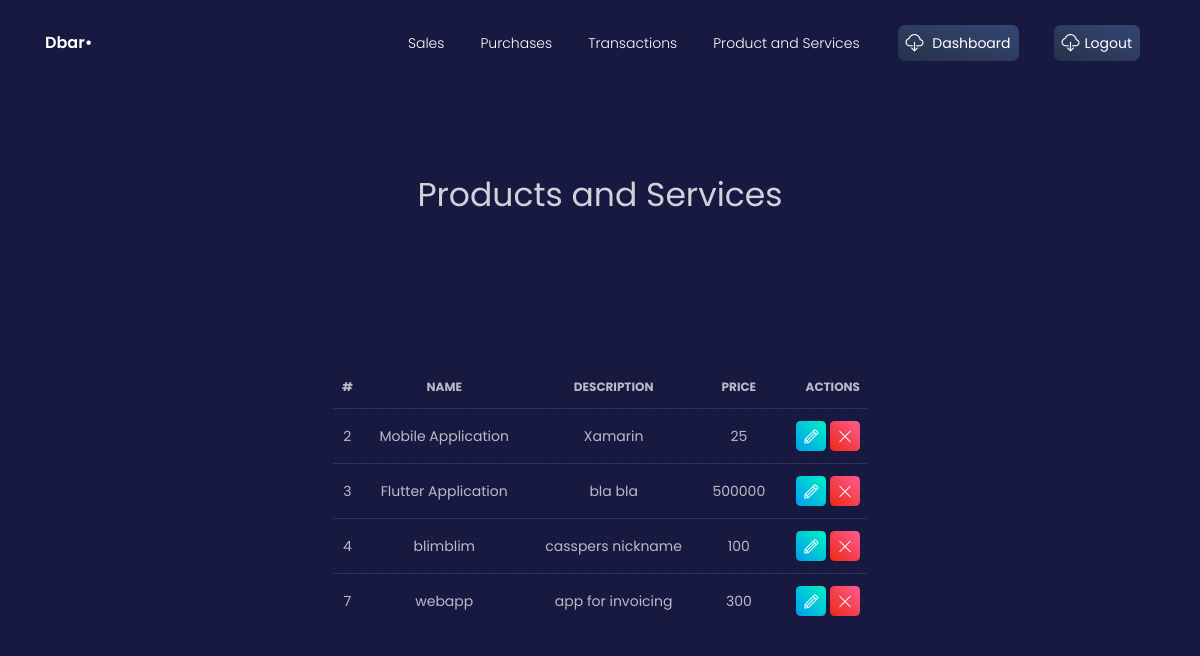
Screenshot of /view_productandservices (signed in) with the database file from the repository.
### crm/models.py (models this page shows, shortened)
class ProductsAndServices(models.Model):
    itemID = models.AutoField(primary_key=True)
    psName = models.CharField(max_length=512)
    isProduct = models.BooleanField()
    itemDescription = models.CharField(max_length=500)
    rate = models.IntegerField()

### crm/views.py (the view)
# urls.py: path("view_productandservices", views.view_productandservices, name='view_productandservices' ),
@login_required
def view_productandservices(request):
    context = {}
    context["dataset"] = ProductsAndServices.objects.all()
    return render(request, 'view_productandservices.html', context)

### templates/view_productandservices.html (shortened to what this page needs)
{% load static %}
{% load static %}
{% load widget_tweaks %}
<!DOCTYPE html>
<html lang="en">
<head>
  <link href="https://use.fontawesome.com/releases/v5.0.6/css/all.css" rel="stylesheet">
    <link rel="stylesheet" href="https://maxcdn.bootstrapcdn.com/bootstrap/4.5.2/css/bootstrap.min.css">
  <link href="{% static './css/nucleo-icons.css' %}" rel="stylesheet" />
  <link href="{% static './css/blk-design-system.css' %}" rel="stylesheet" />
  <link href="{% static './demo/demo.css' %}" rel="stylesheet" />
</head>
<body class="landing-page">
  <nav class="navbar navbar-expand-lg fixed-top navbar-transparent " color-on-scroll="100">
    <div class="container">
      <div class="navbar-translate">
        <a class="navbar-brand" href="#" target="">
          <span>Dbar•</span>
        </a>
      </div>
      <div class="collapse navbar-collapse justify-content-end" id="navigation">
        <ul class="navbar-nav">
        <li class="nav-item">
            <a class="nav-link" href="{% url 'invoices' %}">Sales</a>
          </li>
          <li class="nav-item">
            <a class="nav-link" href="{% url 'purchases' %}">Purchases</a>
          </li>
          <li class="nav-item">
            <a class="nav-link" href="{% url 'transaction' %}">Transactions</a>
          </li>
          <li class="nav-item">
            <a class="nav-link" href="{% url 'productandservice' %}">Product and Services</a>
          </li>
          <li class="nav-item">
            <a class="nav-link btn btn-default d-none d-lg-block" href="{% url 'dashboard' %}">
              <i class="tim-icons icon-cloud-download-93"></i> Dashboard
            </a>
          </li>
          <li class="nav-item">
            <a class="nav-link btn btn-default d-none d-lg-block" href="{% url 'logout' %}">
              <i class="tim-icons icon-cloud-download-93"></i>Logout
            </a>
          </li>
        </ul>
      </div>
    </div>
  </nav>
<div class="wrapper">
    <div class="page-header header-filter">
       <br /><br /><br /><br /><br /><br /><br /><br /><br /><br />
      <div class="container">
        <div class="content-center brand">
          <h1 class="h3-seo">Products and Services</h1>
        </div>
      </div>
      <div class="row">
        <div class="content-center brand">
           <br /><br /><br /><br /><br /><br /><br /><br /><br /><br />
          <table class="table">
            <thead>
              <tr>
                <th class="text-center">#</th>
                <th>Name</th>
                <th>Description</th>
                <th>Price</th>
                <th class="text-right">Actions</th>
              </tr>
            </thead>
            <tbody>
            {% for data in dataset %}
              <tr>
                  <td class="text-center">{{ data.itemID }}</td>
                  <td>{{ data.psName }}</td>
                  <td>{{ data.itemDescription }}</td>
                  <td>{{ data.rate }}</td>
                  <td class="td-actions text-right">
                  <a href="update_productandservices/?id={{data.itemID}}">
                    <button type="button" rel="tooltip" class="btn btn-success btn-sm btn-icon">
                      <i class="tim-icons icon-pencil"></i>
                    </button>
                  </a>
                  <a href='delete_productandservices/?id={{data.itemID}}'>
                    <button type="button" rel="tooltip" class="btn btn-danger btn-sm btn-icon">
                        <i class="tim-icons icon-simple-remove"></i>
                    </button>
                  </a>
                  </td>
              </tr>
            {% endfor %}
            </tbody>
          </table>
        </div>
      </div>
    </div>
  </div>
</body>
</html>

### rows the page displays
ProductsAndServices: itemID "2", psName "Mobile Application", itemDescription "Xamarin", rate "25"
ProductsAndServices: itemID "3", psName "Flutter Application", itemDescription "bla bla", rate "500000"
ProductsAndServices: itemID "4", psName "blimblim", itemDescription "casspers nickname", rate "100"
ProductsAndServices: itemID "7", psName "webapp", itemDescription "app for invoicing", rate "300"
